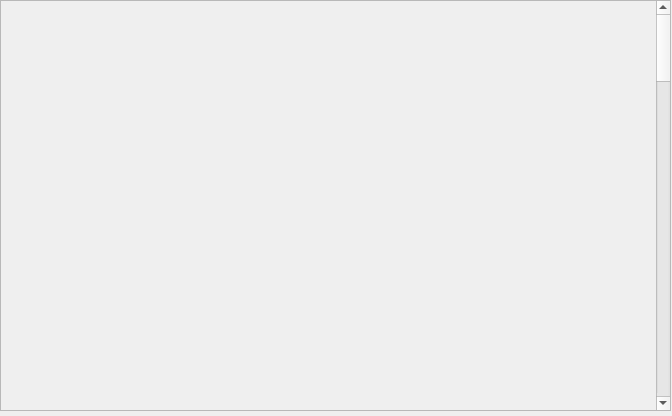
<?xml version="1.0" encoding="UTF-8"?>
<ui version="4.0">
 <class>Form</class>
 <widget class="QWidget" name="Form">
  <property name="geometry">
   <rect>
    <x>0</x>
    <y>0</y>
    <width>672</width>
    <height>416</height>
   </rect>
  </property>
  <property name="windowTitle">
   <string>Form</string>
  </property>
  <widget class="QScrollArea" name="scrollArea">
   <property name="geometry">
    <rect>
     <x>0</x>
     <y>0</y>
     <width>671</width>
     <height>411</height>
    </rect>
   </property>
   <property name="widgetResizable">
    <bool>true</bool>
   </property>
   <widget class="QWidget" name="scrollAreaWidgetContents">
    <property name="geometry">
     <rect>
      <x>0</x>
      <y>-1941</y>
      <width>654</width>
      <height>2350</height>
     </rect>
    </property>
    <property name="minimumSize">
     <size>
      <width>0</width>
      <height>2350</height>
     </size>
    </property>

    <widget class="QWidget" name="verticalLayoutWidget">
     <property name="geometry">
      <rect>
       <x>10</x>
       <y>10</y>
       <width>641</width>
       <height>2321</height>
      </rect>
     </property>
     <layout class="QVBoxLayout" name="verticalLayout">
      <item>
      <widget class="caInclude" name="cainclude_10">
       <property name="geometry">
        <rect>
         <x>10</x>
         <y>10</y>
         <width>631</width>
         <height>285</height>
        </rect>
       </property>
       <property name="macro">
        <string notr="true">ID=0, SYS=$(SYS),DEVICE=$(DEVICE)</string>
       </property>
       <property name="filename" stdset="0">
        <string notr="true">G_EVR_prescaler-withPulserTrigger16.ui</string>
       </property>
       <property name="visibility">
        <enum>caInclude::StaticV</enum>
       </property>
       <property name="channel" stdset="0">
        <string notr="true"/>
       </property>
      </widget>
    </item><item>
      <widget class="caInclude" name="cainclude_11">
       <property name="geometry">
        <rect>
         <x>10</x>
         <y>300</y>
         <width>631</width>
         <height>285</height>
        </rect>
       </property>
       <property name="macro">
        <string notr="true">ID=1, SYS=$(SYS),DEVICE=$(DEVICE)</string>
       </property>
       <property name="filename" stdset="0">
        <string notr="true">G_EVR_prescaler-withPulserTrigger16.ui</string>
       </property>
       <property name="visibility">
        <enum>caInclude::StaticV</enum>
       </property>
       <property name="channel" stdset="0">
        <string notr="true"/>
       </property>
      </widget>
    </item><item>
      <widget class="caInclude" name="cainclude_12">
       <property name="geometry">
        <rect>
         <x>10</x>
         <y>590</y>
         <width>631</width>
         <height>285</height>
        </rect>
       </property>
       <property name="macro">
        <string notr="true">ID=2, SYS=$(SYS),DEVICE=$(DEVICE)</string>
       </property>
       <property name="filename" stdset="0">
        <string notr="true">G_EVR_prescaler-withPulserTrigger16.ui</string>
       </property>
       <property name="visibility">
        <enum>caInclude::StaticV</enum>
       </property>
       <property name="channel" stdset="0">
        <string notr="true"/>
       </property>
      </widget>
    </item><item>
      <widget class="caInclude" name="cainclude_13">
       <property name="geometry">
        <rect>
         <x>10</x>
         <y>880</y>
         <width>631</width>
         <height>285</height>
        </rect>
       </property>
       <property name="macro">
        <string notr="true">ID=3, SYS=$(SYS),DEVICE=$(DEVICE)</string>
       </property>
       <property name="filename" stdset="0">
        <string notr="true">G_EVR_prescaler-withPulserTrigger16.ui</string>
       </property>
       <property name="visibility">
        <enum>caInclude::StaticV</enum>
       </property>
       <property name="channel" stdset="0">
        <string notr="true"/>
       </property>
      </widget>
    </item><item>
      <widget class="caInclude" name="cainclude_14">
       <property name="geometry">
        <rect>
         <x>10</x>
         <y>1170</y>
         <width>631</width>
         <height>285</height>
        </rect>
       </property>
       <property name="macro">
        <string notr="true">ID=4, SYS=$(SYS),DEVICE=$(DEVICE)</string>
       </property>
       <property name="filename" stdset="0">
        <string notr="true">G_EVR_prescaler-withPulserTrigger16.ui</string>
       </property>
       <property name="visibility">
        <enum>caInclude::StaticV</enum>
       </property>
       <property name="channel" stdset="0">
        <string notr="true"/>
       </property>
      </widget>
    </item><item>
      <widget class="caInclude" name="cainclude_15">
       <property name="geometry">
        <rect>
         <x>10</x>
         <y>1460</y>
         <width>631</width>
         <height>285</height>
        </rect>
       </property>
       <property name="macro">
        <string notr="true">ID=5, SYS=$(SYS),DEVICE=$(DEVICE)</string>
       </property>
       <property name="filename" stdset="0">
        <string notr="true">G_EVR_prescaler-withPulserTrigger16.ui</string>
       </property>
       <property name="visibility">
        <enum>caInclude::StaticV</enum>
       </property>
       <property name="channel" stdset="0">
        <string notr="true"/>
       </property>
      </widget>
    </item><item>
      <widget class="caInclude" name="cainclude_16">
       <property name="geometry">
        <rect>
         <x>10</x>
         <y>2040</y>
         <width>631</width>
         <height>285</height>
        </rect>
       </property>
       <property name="macro">
        <string notr="true">ID=6, SYS=$(SYS),DEVICE=$(DEVICE)</string>
       </property>
       <property name="filename" stdset="0">
        <string notr="true">G_EVR_prescaler-withPulserTrigger16.ui</string>
       </property>
       <property name="visibility">
        <enum>caInclude::StaticV</enum>
       </property>
       <property name="channel" stdset="0">
        <string notr="true"/>
       </property>
      </widget>
    </item><item>
      <widget class="caInclude" name="cainclude_17">
       <property name="geometry">
        <rect>
         <x>10</x>
         <y>1750</y>
         <width>631</width>
         <height>285</height>
        </rect>
       </property>
       <property name="macro">
        <string notr="true">ID=7, SYS=$(SYS),DEVICE=$(DEVICE)</string>
       </property>
       <property name="filename" stdset="0">
        <string notr="true">G_EVR_prescaler-withPulserTrigger16.ui</string>
       </property>
       <property name="visibility">
        <enum>caInclude::StaticV</enum>
       </property>
       <property name="channel" stdset="0">
        <string notr="true"/>
       </property>
      </widget>

      </item>
     </layout>
    </widget>
   </widget>
  </widget>
 </widget>
 <customwidgets>
  <customwidget>
   <class>caInclude</class>
   <extends>QWidget</extends>
   <header>caInclude</header>
  </customwidget>
 </customwidgets>
 <resources/>
 <connections/>
</ui>
